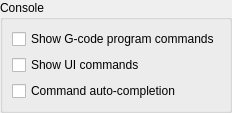
           <widget class="QWidget" name="pageConsole">
            <layout class="QVBoxLayout" name="verticalLayout_19">
             <property name="leftMargin">
              <number>0</number>
             </property>
             <property name="topMargin">
              <number>0</number>
             </property>
             <property name="rightMargin">
              <number>0</number>
             </property>
             <property name="bottomMargin">
              <number>0</number>
             </property>
             <item>
              <widget class="QGroupBox" name="grpConsole">
               <property name="title">
                <string>Console</string>
               </property>
               <layout class="QVBoxLayout" name="verticalLayout_3">
                <item>
                 <widget class="QCheckBox" name="chkShowProgramCommands">
                  <property name="text">
                   <string>Show G-code program commands</string>
                  </property>
                 </widget>
                </item>
                <item>
                 <widget class="QCheckBox" name="chkShowUICommands">
                  <property name="text">
                   <string>Show UI commands</string>
                  </property>
                 </widget>
                </item>
                <item>
                 <widget class="QCheckBox" name="chkAutocompletion">
                  <property name="text">
                   <string>Command auto-completion</string>
                  </property>
                 </widget>
                </item>
               </layout>
              </widget>
             </item>
             <item>
              <spacer name="verticalSpacer_10">
               <property name="orientation">
                <enum>Qt::Vertical</enum>
               </property>
               <property name="sizeHint" stdset="0">
                <size>
                 <width>0</width>
                 <height>0</height>
                </size>
               </property>
              </spacer>
             </item>
            </layout>
           </widget>
